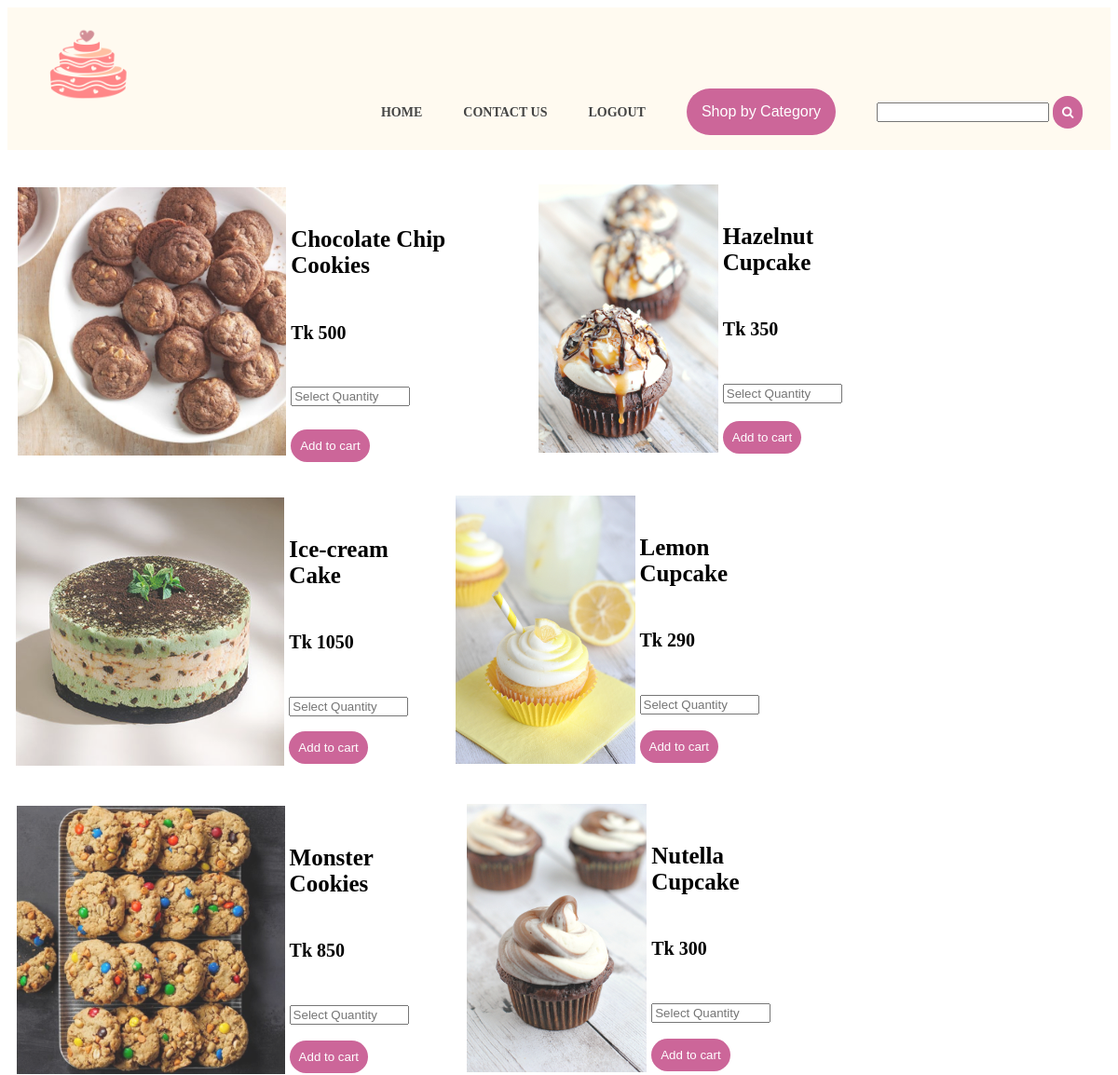
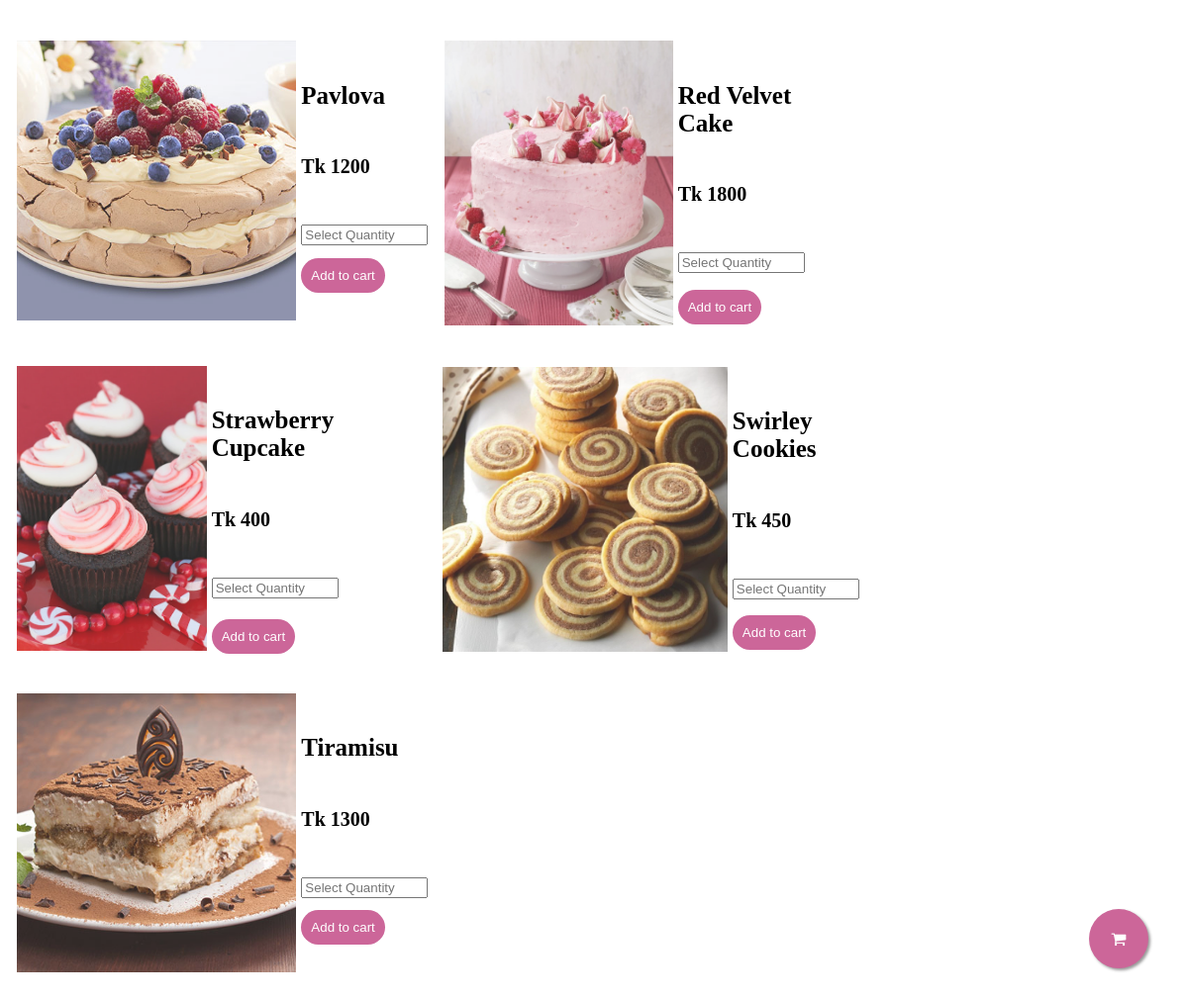
Screenshot of /Search.php with the database file from the repository (2 pictures, top to bottom).
### tables this page shows
CREATE TABLE `products` (
  `name` varchar(50) NOT NULL,
  `price` int(20) NOT NULL,
  `quantity` int(20) NOT NULL,
  `type` text NOT NULL,
  `pet` text NOT NULL,
  `image` varchar(30) NOT NULL
);

### Search.php (the view, shortened to what this page needs)
<!DOCTYPE html>
<html>
<head>
	<link href="index.css" rel="stylesheet" type="text/css">
	<link href="https://stackpath.bootstrapcdn.com/font-awesome/4.7.0/css/font-awesome.min.css" rel="stylesheet">
</head>
<body>
	<header>
		<div class="container">
			<img src="images\logos\19020180.png" class="logo">
	      <nav>
	        <ul>
	          <li><a href="Index.php">Home</a></li>
	          <li><a href="#">Contact Us</a></li>
	          <li><a href="LogOut.php">Logout</a></li>
	          <li><div class="dropdown">
					  <button class="dropbtn">Shop by Category</button>
					</div>
				</li>
	          <li><form class="search" action='Search.php' method="post">
	          <input type="search" name="search" required></li>
	          <button type="submit"><i class="search" ><i class="fa fa-search" aria-hidden="true"></i></i></button>
	        </ul>
	      </nav>
	    </div>
	</header>
	    <a href="Cart.php" class="float"><i class="fa fa-shopping-cart my-float" aria-hidden="true"></i></i></i>
		</a>
<section class="products">
<?php
$mysqli = new mysqli("localhost", $username, $password, $database);
$Search = mysqli_real_escape_string($mysqli,filter_input(INPUT_POST,'search'));
$query = "SELECT * FROM products WHERE (name LIKE '%$Search%') OR (type LIKE '%$Search%') OR (pet LIKE '%$Search%')";
if ($result = $mysqli->query($query)) {
    while ($row = $result->fetch_assoc()) {
        $name = $row["name"];
        $price = $row['price'];
        $image = $row['image'];
        $quantity = $row['quantity'];
 ?>
      <form action="AddtoCart.php" method="POST">
       <div class="product-card">
          <div class="product-image">
            <img src=<?php echo 'images/',$image;?>>
		    </div>
		    <div class="product-info">
		       <h5><?php echo $name;?></h5>
		       <h6><?php echo "Tk ",$price;?></h6>
		       <?php if($quantity==0){
                  echo "Sorry, not available in stock";
		       }
		       else{
		       ?>
		      <input type="number" name="quantity" min="1" max="<?php echo $quantity;?>" placeholder="Select Quantity" required><br>
		      <button type="submit" onclick="added()"></i>Add to cart</i></button>
		      </form>
		     <?php } ?>
<?php
    }
 }?>
</section>
</body>
</html>

### index.css (style rules this page uses)
body { background:white; font-family: 'NanumGothic'; font-weight: 800; display: flex; min-height: 100vh; flex-direction: column; }
.container { width: 95%; margin: 0 auto; }
header { background-color:tomato; margin-bottom: 2%; background-color: #FFFAF0; }
header::after { content: ''; display: table; clear: both; }
.logo { float: left; width:10%; height:auto; }
nav { float:right; }
nav ul { padding: 0; list-style: none; }
nav li { display: inline-block; margin-left: 40px; padding-top: 20px; font-family: 'NanumGothic'; position: relative; }
nav a { color: #444; text-decoration: none; text-transform: uppercase; font-size: 14px; }
button { color: #fff !important; text-decoration: none; font-family: 'Arial'; background: #cc6699; padding: 10px; border-radius: 50px; display: inline-block; border: none; transition: all 0.4s ease 0s; }
.dropbtn { background-color: #cc6699; color: white; padding: 16px; font-size: 16px; border: none; }
.dropdown { position: relative; display: inline-block; }
.float { position:fixed; width:60px; height:60px; bottom:40px; right:40px; background-color:#cc6699; color:#FFF; border-radius:50px; text-align:center; box-shadow: 2px 2px 3px #999; }
.my-float { margin-top:22px; }

### Search.php (style rules this page uses)
.products { display: flex; flex-wrap: wrap; }
.product-card { padding: 2%; flex-grow: 1; flex-basis: 16%; display: flex; }
.product-card { flex: 1 16%; }
.product-image img { max-width: 100%; }
.product-info { margin: 5px 0px 0px 5px; }
.products .product-card:first-child, .products .product-card:nth-child(2) { flex: 2 46%; }
h5 { font-size: 25px; }
h6 { font-size: 20px; }
button { margin-top: 10%; }
.product-card input { width: 120px; }
img { max-width: 500px; max-height: 300px; opacity: 85%; margin: 5px 0px 15px 0px; }

### rows the page displays
products: image (picture), name "Chocolate Chip Cookies", price "500"
products: image (picture), name "Hazelnut Cupcake", price "350"
products: image (picture), name "Ice-cream Cake", price "1050"
products: image (picture), name "Lemon Cupcake", price "290"
products: image (picture), name "Monster Cookies", price "850"
products: image (picture), name "Nutella Cupcake", price "300"
products: image (picture), name "Pavlova", price "1200"
products: image (picture), name "Red Velvet Cake", price "1800"
products: image (picture), name "Strawberry Cupcake", price "400"
products: image (picture), name "Swirley Cookies", price "450"
products: image (picture), name "Tiramisu", price "1300"
